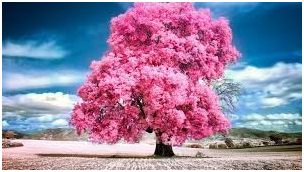
#> input picture exp 1.png, 304 x 172 px, found by its file name
$ python 'exp 1.py'
#> lines starting #> are read from the running program, lines starting #| are printed output that depends on the picture
import cv2
from matplotlib import pyplot as plt

# Step 1: Read the image
image = cv2.imread('D:\computer vision lab\exp 1.png')  # Replace with your file name or path
#> image is the input picture: shape (172, 304, 3); mean B, G, R 161.1, 131, 147.9

# Step 2: Convert to grayscale
gray_image = cv2.cvtColor(image, cv2.COLOR_BGR2GRAY)
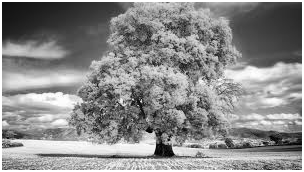
#> gray_image: shape (172, 304); min 1, max 255, mean 139.5

# Step 3: Display the result
plt.subplot(1, 2, 1)
plt.title("Original")
plt.imshow(cv2.cvtColor(image, cv2.COLOR_BGR2RGB))
plt.axis("off")

plt.subplot(1, 2, 2)
plt.title("Grayscale")
plt.imshow(gray_image, cmap='gray')
plt.axis("off")

plt.show()
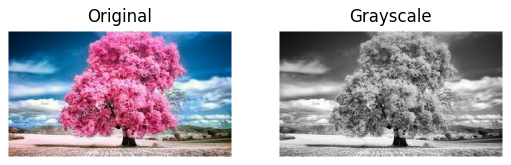
#> figure drawn by matplotlib, 2 panels

$ run again, with exp 18.png copied over exp 1.png
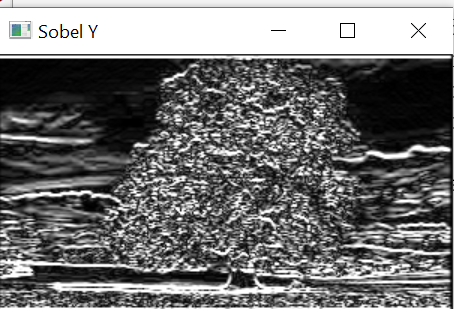
#> input picture exp 18.png, 454 x 309 px, found by its file name
#> image is the input picture: shape (309, 454, 3); mean B, G, R 113.9, 113.9, 113.9
#> `plt.show()`:
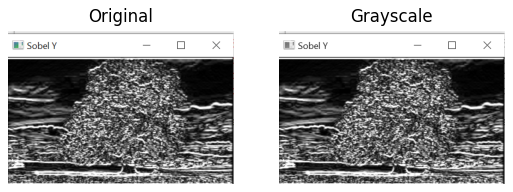
#> figure drawn by matplotlib, 2 panels

$ run again, with exp 2.png copied over exp 1.png
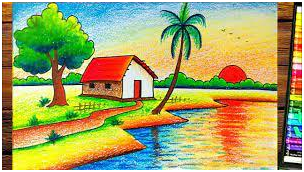
#> input picture exp 2.png, 304 x 172 px, found by its file name
#> image is the input picture: shape (172, 304, 3); mean B, G, R 101.7, 165.4, 164
#> `gray_image = cv2.cvtColor(image, cv2.COLOR_BGR2GRAY)`:
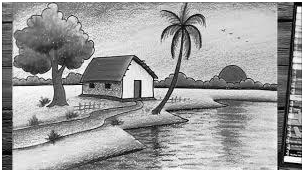
#> gray_image: shape (172, 304); min 0, max 255, mean 157.7
#> `plt.show()`:
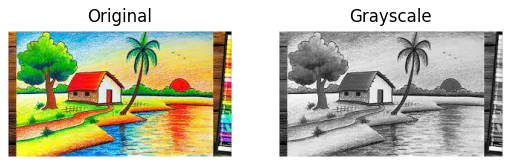
#> figure drawn by matplotlib, 2 panels

$ run again, with exp 3.png copied over exp 1.png
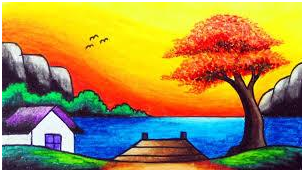
#> input picture exp 3.png, 304 x 172 px, found by its file name
#> image is the input picture: shape (172, 304, 3); mean B, G, R 78.6, 142.9, 165.3
#> `gray_image = cv2.cvtColor(image, cv2.COLOR_BGR2GRAY)`:
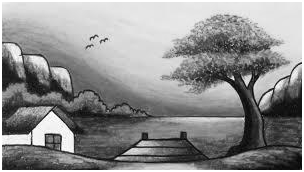
#> gray_image: shape (172, 304); min 2, max 255, mean 142.3
#> `plt.show()`:
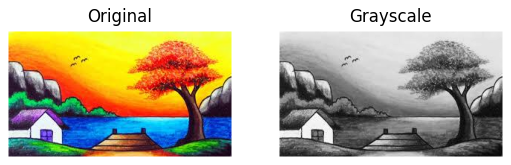
#> figure drawn by matplotlib, 2 panels
